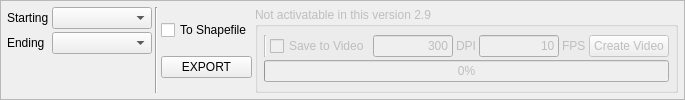
                 <widget class="QFrame" name="frame_9">
                  <property name="frameShape">
                   <enum>QFrame::StyledPanel</enum>
                  </property>
                  <property name="frameShadow">
                   <enum>QFrame::Raised</enum>
                  </property>
                  <layout class="QHBoxLayout" name="horizontalLayout_39">
                   <property name="spacing">
                    <number>3</number>
                   </property>
                   <property name="leftMargin">
                    <number>6</number>
                   </property>
                   <property name="topMargin">
                    <number>6</number>
                   </property>
                   <property name="rightMargin">
                    <number>6</number>
                   </property>
                   <property name="bottomMargin">
                    <number>6</number>
                   </property>
                   <item>
                    <layout class="QFormLayout" name="formLayout">
                     <property name="horizontalSpacing">
                      <number>3</number>
                     </property>
                     <property name="verticalSpacing">
                      <number>3</number>
                     </property>
                     <item row="0" column="0">
                      <widget class="QLabel" name="label_53">
                       <property name="sizePolicy">
                        <sizepolicy hsizetype="Minimum" vsizetype="Preferred">
                         <horstretch>0</horstretch>
                         <verstretch>0</verstretch>
                        </sizepolicy>
                       </property>
                       <property name="font">
                        <font>
                         <weight>50</weight>
                         <bold>false</bold>
                        </font>
                       </property>
                       <property name="text">
                        <string>Starting</string>
                       </property>
                      </widget>
                     </item>
                     <item row="0" column="1">
                      <widget class="QComboBox" name="comboBox_gwsw_sdate">
                       <property name="sizePolicy">
                        <sizepolicy hsizetype="Expanding" vsizetype="Fixed">
                         <horstretch>0</horstretch>
                         <verstretch>0</verstretch>
                        </sizepolicy>
                       </property>
                       <property name="minimumSize">
                        <size>
                         <width>100</width>
                         <height>0</height>
                        </size>
                       </property>
                       <property name="sizeAdjustPolicy">
                        <enum>QComboBox::AdjustToMinimumContentsLength</enum>
                       </property>
                      </widget>
                     </item>
                     <item row="1" column="0">
                      <widget class="QLabel" name="label_54">
                       <property name="sizePolicy">
                        <sizepolicy hsizetype="Minimum" vsizetype="Preferred">
                         <horstretch>0</horstretch>
                         <verstretch>0</verstretch>
                        </sizepolicy>
                       </property>
                       <property name="font">
                        <font>
                         <weight>50</weight>
                         <bold>false</bold>
                        </font>
                       </property>
                       <property name="text">
                        <string>Ending</string>
                       </property>
                      </widget>
                     </item>
                     <item row="1" column="1">
                      <widget class="QComboBox" name="comboBox_gwsw_edate">
                       <property name="sizePolicy">
                        <sizepolicy hsizetype="Expanding" vsizetype="Fixed">
                         <horstretch>0</horstretch>
                         <verstretch>0</verstretch>
                        </sizepolicy>
                       </property>
                       <property name="minimumSize">
                        <size>
                         <width>100</width>
                         <height>0</height>
                        </size>
                       </property>
                      </widget>
                     </item>
                    </layout>
                   </item>
                   <item>
                    <widget class="Line" name="line_9">
                     <property name="orientation">
                      <enum>Qt::Vertical</enum>
                     </property>
                    </widget>
                   </item>
                   <item>
                    <layout class="QVBoxLayout" name="verticalLayout_19">
                     <property name="spacing">
                      <number>3</number>
                     </property>
                     <property name="leftMargin">
                      <number>0</number>
                     </property>
                     <property name="topMargin">
                      <number>0</number>
                     </property>
                     <item>
                      <widget class="QCheckBox" name="checkBox_export_gwsw_shp">
                       <property name="font">
                        <font>
                         <weight>50</weight>
                         <bold>false</bold>
                        </font>
                       </property>
                       <property name="text">
                        <string>To Shapefile</string>
                       </property>
                       <property name="tristate">
                        <bool>false</bool>
                       </property>
                      </widget>
                     </item>
                     <item>
                      <widget class="QPushButton" name="pushButton_export_gwsw">
                       <property name="font">
                        <font>
                         <weight>50</weight>
                         <bold>false</bold>
                        </font>
                       </property>
                       <property name="text">
                        <string>EXPORT</string>
                       </property>
                      </widget>
                     </item>
                    </layout>
                   </item>
                   <item>
                    <widget class="QGroupBox" name="groupBox_10">
                     <property name="enabled">
                      <bool>false</bool>
                     </property>
                     <property name="font">
                      <font>
                       <weight>50</weight>
                       <bold>false</bold>
                      </font>
                     </property>
                     <property name="title">
                      <string>Not activatable in this version 2.9</string>
                     </property>
                     <property name="checkable">
                      <bool>false</bool>
                     </property>
                     <layout class="QVBoxLayout" name="verticalLayout_7">
                      <property name="leftMargin">
                       <number>6</number>
                      </property>
                      <property name="topMargin">
                       <number>3</number>
                      </property>
                      <property name="rightMargin">
                       <number>6</number>
                      </property>
                      <property name="bottomMargin">
                       <number>3</number>
                      </property>
                      <item>
                       <layout class="QVBoxLayout" name="verticalLayout_42">
                        <property name="spacing">
                         <number>3</number>
                        </property>
                        <item>
                         <layout class="QHBoxLayout" name="horizontalLayout_38">
                          <property name="spacing">
                           <number>3</number>
                          </property>
                          <property name="topMargin">
                           <number>0</number>
                          </property>
                          <item>
                           <widget class="Line" name="line_15">
                            <property name="orientation">
                             <enum>Qt::Vertical</enum>
                            </property>
                           </widget>
                          </item>
                          <item>
                           <widget class="QCheckBox" name="checkBox_gwsw_toVideo">
                            <property name="enabled">
                             <bool>false</bool>
                            </property>
                            <property name="font">
                             <font>
                              <weight>50</weight>
                              <bold>false</bold>
                             </font>
                            </property>
                            <property name="text">
                             <string>Save to Video</string>
                            </property>
                            <property name="checkable">
                             <bool>false</bool>
                            </property>
                           </widget>
                          </item>
                          <item>
                           <widget class="QLineEdit" name="lineEdit_gwsw_dpi">
                            <property name="enabled">
                             <bool>false</bool>
                            </property>
                            <property name="sizePolicy">
                             <sizepolicy hsizetype="Fixed" vsizetype="Fixed">
                              <horstretch>0</horstretch>
                              <verstretch>0</verstretch>
                             </sizepolicy>
                            </property>
                            <property name="minimumSize">
                             <size>
                              <width>30</width>
                              <height>0</height>
                             </size>
                            </property>
                            <property name="maximumSize">
                             <size>
                              <width>80</width>
                              <height>16777215</height>
                             </size>
                            </property>
                            <property name="font">
                             <font>
                              <weight>50</weight>
                              <bold>false</bold>
                             </font>
                            </property>
                            <property name="text">
                             <string>300</string>
                            </property>
                            <property name="alignment">
                             <set>Qt::AlignRight|Qt::AlignTrailing|Qt::AlignVCenter</set>
                            </property>
                           </widget>
                          </item>
                          <item>
                           <widget class="QLabel" name="label_55">
                            <property name="font">
                             <font>
                              <weight>50</weight>
                              <bold>false</bold>
                             </font>
                            </property>
                            <property name="text">
                             <string>DPI</string>
                            </property>
                           </widget>
                          </item>
                          <item>
                           <widget class="QLineEdit" name="lineEdit_gwsw_fps">
                            <property name="enabled">
                             <bool>false</bool>
                            </property>
                            <property name="sizePolicy">
                             <sizepolicy hsizetype="Fixed" vsizetype="Fixed">
                              <horstretch>0</horstretch>
                              <verstretch>0</verstretch>
                             </sizepolicy>
                            </property>
                            <property name="minimumSize">
                             <size>
                              <width>30</width>
                              <height>0</height>
                             </size>
                            </property>
                            <property name="maximumSize">
                             <size>
                              <width>80</width>
                              <height>16777215</height>
                             </size>
                            </property>
                            <property name="font">
                             <font>
                              <weight>50</weight>
                              <bold>false</bold>
                             </font>
                            </property>
                            <property name="text">
                             <string>10</string>
                            </property>
                            <property name="alignment">
                             <set>Qt::AlignRight|Qt::AlignTrailing|Qt::AlignVCenter</set>
                            </property>
                           </widget>
                          </item>
                          <item>
                           <widget class="QLabel" name="label_56">
                            <property name="font">
                             <font>
                              <weight>50</weight>
                              <bold>false</bold>
                             </font>
                            </property>
                            <property name="text">
                             <string>FPS</string>
                            </property>
                           </widget>
                          </item>
                          <item>
                           <widget class="QPushButton" name="pushButton_gwsw_autoplot">
                            <property name="enabled">
                             <bool>false</bool>
                            </property>
                            <property name="font">
                             <font>
                              <weight>50</weight>
                              <bold>false</bold>
                             </font>
                            </property>
                            <property name="text">
                             <string>Create Video</string>
                            </property>
                            <property name="checkable">
                             <bool>false</bool>
                            </property>
                           </widget>
                          </item>
                         </layout>
                        </item>
                        <item>
                         <layout class="QHBoxLayout" name="horizontalLayout_41">
                          <property name="topMargin">
                           <number>0</number>
                          </property>
                          <item>
                           <widget class="QProgressBar" name="progressBar_gwsw">
                            <property name="font">
                             <font>
                              <weight>50</weight>
                              <bold>false</bold>
                              <kerning>true</kerning>
                             </font>
                            </property>
                            <property name="value">
                             <number>0</number>
                            </property>
                            <property name="alignment">
                             <set>Qt::AlignRight|Qt::AlignTrailing|Qt::AlignVCenter</set>
                            </property>
                            <property name="textVisible">
                             <bool>true</bool>
                            </property>
                            <property name="format">
                             <string>%p%</string>
                            </property>
                           </widget>
                          </item>
                         </layout>
                        </item>
                       </layout>
                      </item>
                     </layout>
                    </widget>
                   </item>
                  </layout>
                 </widget>
